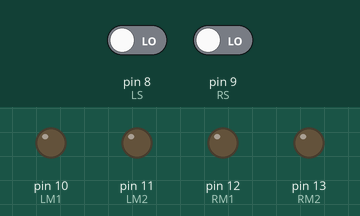
Recording of a sketch running on a simulated Arduino Uno, built with avr-gcc and run on an emulated ATmega328P. Shown: output pins drawn as LEDs (lit = HIGH). The inputs (shaded band) are chosen by the test bench; at power-on: pin 9 (RS) LOW, pin 8 (LS) LOW.

Above: at 1.2 s.
1.3 s: pin 9 (RS) driven HIGH
At 2.0 s:
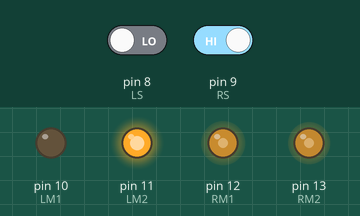
2.8 s: pin 8 (LS) driven HIGH
At 3.8 s:
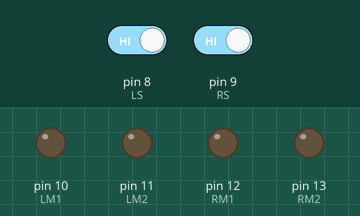
4.3 s: pin 8 (LS) driven LOW
At 5.5 s:
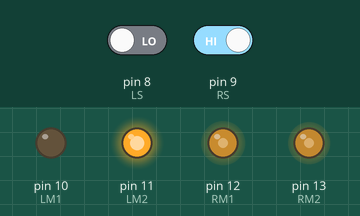
5.8 s: pin 9 (RS) driven LOW
At 6.1 s:
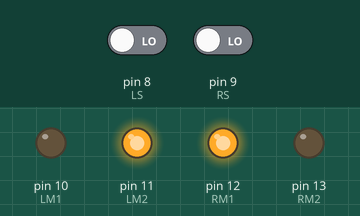
7.3 s: pin 8 (LS) driven HIGH
At 8.7 s:
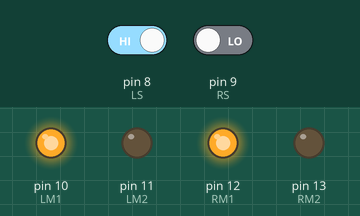
Timing chart, 0 to 9.8 s (numbered marks = the images above; inputs shaded):
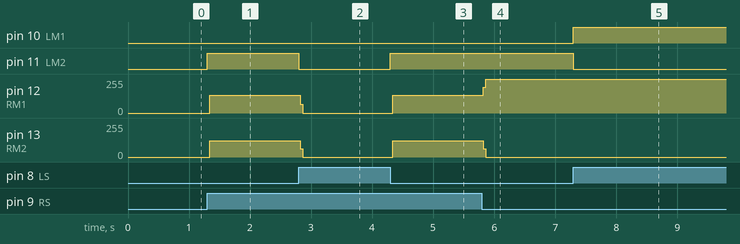

Measured:
- after the input at 1.3 s, pin 11 (LM2): LOW → HIGH at once; pin 12 (RM1): 0/255 → 132/255 at once; pin 13 (RM2): 0/255 → 122/255 at once
- after the input at 2.8 s, pin 11 (LM2): HIGH → LOW at once; pin 12 (RM1): 132/255 → 0/255 at once; pin 13 (RM2): 122/255 → 0/255 at once
- after the input at 4.3 s, pin 11 (LM2): LOW → HIGH at once; pin 12 (RM1): 0/255 → 132/255 at once; pin 13 (RM2): 0/255 → 123/255 at once
- after the input at 5.8 s, pin 12 (RM1): 132/255 → 255/255 at once; pin 13 (RM2): 123/255 → 0/255 at once
- after the input at 7.3 s, pin 10 (LM1): LOW → HIGH at once; pin 11 (LM2): HIGH → LOW at once

The sketch:

linefollowerHOR_modified_KD.ino
```cpp
/*------ Arduino Line Follower Code----- */
/*-------defining Inputs------*/
#define LS 8      // left sensor
#define RS 9      // right sensor
int vel=180;
/*-------defining Outputs------*/
#define LM1 10     // left motor
#define LM2 11      // left motor
#define RM1 12       // right motor
#define RM2 13       // right motor

void setup()
{
  pinMode(LS, INPUT);
  pinMode(RS, INPUT);
  pinMode(LM1, OUTPUT);
  pinMode(LM2, OUTPUT);
  pinMode(RM1, OUTPUT);
  pinMode(RM2, OUTPUT);
}

void loop()
{
  if(digitalRead(LS) && digitalRead(RS))     // Move Forward
  {
    digitalWrite(LM1, LOW);
    digitalWrite(LM2, LOW);
    digitalWrite(RM1, LOW );
    digitalWrite(RM2, LOW);
  }

  if(!(digitalRead(LS)) && (digitalRead(RS)))     // Turn left
  {
    digitalWrite(LM1, LOW);
    digitalWrite(LM2, HIGH);
    digitalWrite(RM1, LOW);
    digitalWrite(RM2, HIGH);
  }

  if((digitalRead(LS)) && !(digitalRead(RS)))     // turn right
  {
    digitalWrite(LM1, HIGH);
    digitalWrite(LM2, LOW);
    digitalWrite(RM1, HIGH);
    digitalWrite(RM2, LOW);
  }

  if(!(digitalRead(LS)) && (digitalRead(RS)))     // stop
  {
    digitalWrite(LM1, LOW);
    digitalWrite(LM2, HIGH);
    digitalWrite(RM1, HIGH);
    digitalWrite(RM2, LOW);
  }
}
```
